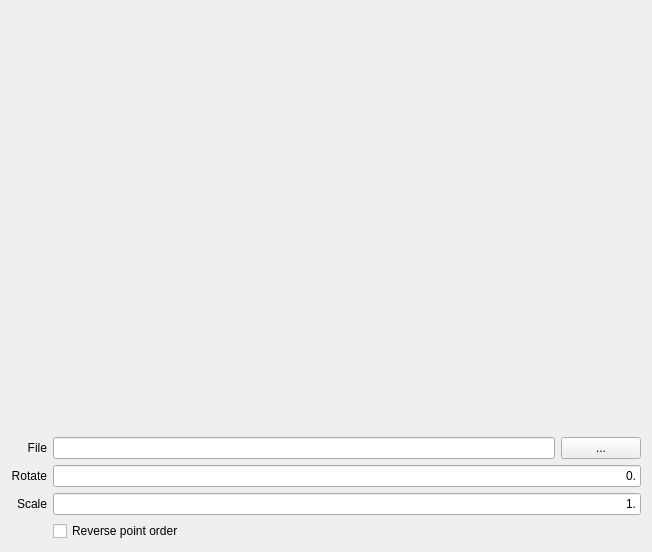
<?xml version="1.0" encoding="UTF-8"?>
<ui version="4.0">
 <class>DatImportPage</class>
 <widget class="QWizardPage" name="DatImportPage">
  <property name="geometry">
   <rect>
    <x>0</x>
    <y>0</y>
    <width>652</width>
    <height>552</height>
   </rect>
  </property>
  <property name="minimumSize">
   <size>
    <width>0</width>
    <height>0</height>
   </size>
  </property>
  <property name="windowTitle">
   <string>WizardPage</string>
  </property>
  <layout class="QVBoxLayout" name="verticalLayout">
   <item>
    <widget class="QCustomPlot" name="importPlot" native="true">
     <property name="sizePolicy">
      <sizepolicy hsizetype="Preferred" vsizetype="MinimumExpanding">
       <horstretch>0</horstretch>
       <verstretch>0</verstretch>
      </sizepolicy>
     </property>
     <property name="minimumSize">
      <size>
       <width>0</width>
       <height>0</height>
      </size>
     </property>
    </widget>
   </item>
   <item>
    <layout class="QGridLayout" name="gridLayout">
     <property name="sizeConstraint">
      <enum>QLayout::SetDefaultConstraint</enum>
     </property>
     <item row="2" column="1" colspan="2">
      <widget class="QLineEdit" name="scaleEdit">
       <property name="text">
        <string>1.</string>
       </property>
       <property name="alignment">
        <set>Qt::AlignRight|Qt::AlignTrailing|Qt::AlignVCenter</set>
       </property>
      </widget>
     </item>
     <item row="2" column="0">
      <widget class="QLabel" name="scaleLabel">
       <property name="text">
        <string>Scale</string>
       </property>
       <property name="alignment">
        <set>Qt::AlignRight|Qt::AlignTrailing|Qt::AlignVCenter</set>
       </property>
      </widget>
     </item>
     <item row="1" column="1" colspan="2">
      <widget class="QLineEdit" name="rotateEdit">
       <property name="text">
        <string>0.</string>
       </property>
       <property name="alignment">
        <set>Qt::AlignRight|Qt::AlignTrailing|Qt::AlignVCenter</set>
       </property>
      </widget>
     </item>
     <item row="0" column="0">
      <widget class="QLabel" name="fileLabel">
       <property name="text">
        <string>File</string>
       </property>
       <property name="alignment">
        <set>Qt::AlignRight|Qt::AlignTrailing|Qt::AlignVCenter</set>
       </property>
      </widget>
     </item>
     <item row="1" column="0">
      <widget class="QLabel" name="rotateLabel">
       <property name="text">
        <string>Rotate</string>
       </property>
       <property name="alignment">
        <set>Qt::AlignRight|Qt::AlignTrailing|Qt::AlignVCenter</set>
       </property>
      </widget>
     </item>
     <item row="3" column="1" colspan="2">
      <widget class="QCheckBox" name="reverseCheck">
       <property name="text">
        <string>Reverse point order</string>
       </property>
      </widget>
     </item>
     <item row="0" column="1">
      <widget class="QLineEdit" name="fileName_edit"/>
     </item>
     <item row="0" column="2">
      <widget class="QPushButton" name="fileBrowseButton">
       <property name="text">
        <string>...</string>
       </property>
      </widget>
     </item>
    </layout>
   </item>
  </layout>
 </widget>
 <customwidgets>
  <customwidget>
   <class>QCustomPlot</class>
   <extends>QWidget</extends>
   <header>qcustomplot.h</header>
   <container>1</container>
  </customwidget>
 </customwidgets>
 <resources/>
 <connections/>
</ui>
